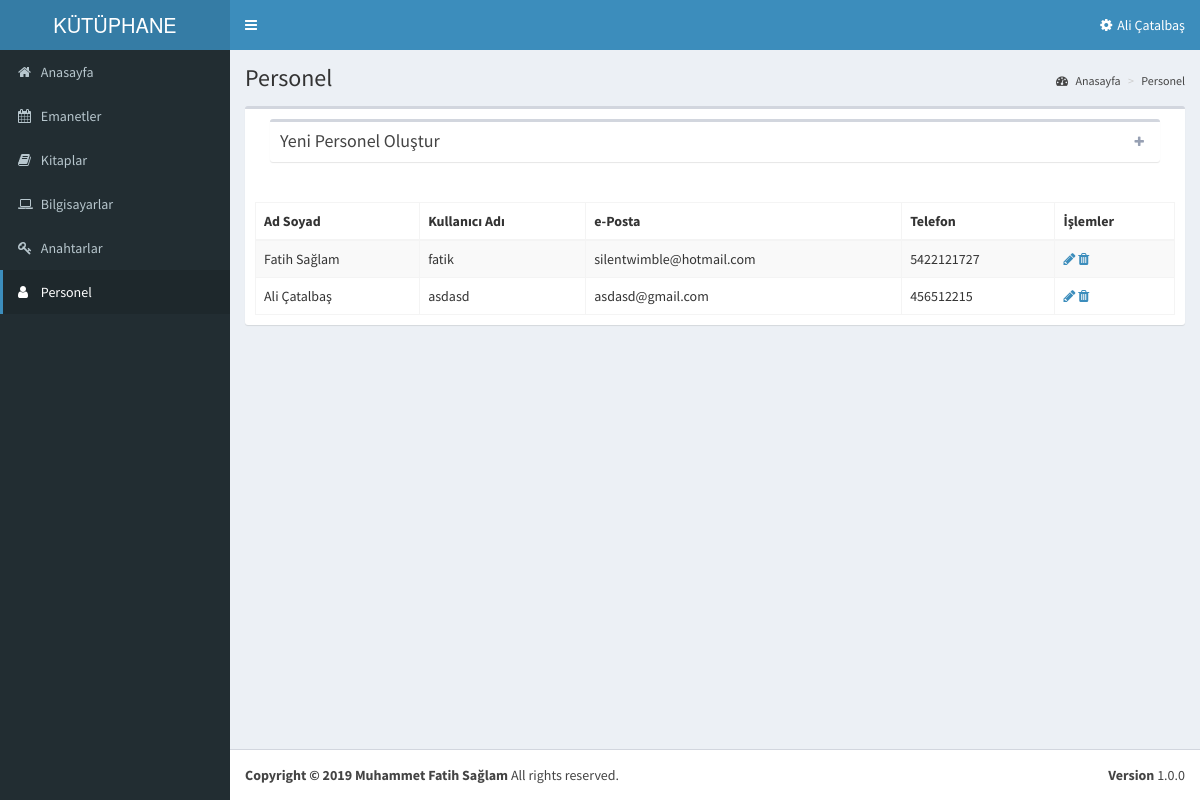
Screenshot of /personnel.php?lang=tr (signed in) with the database file from the repository.
### tables this page shows
CREATE TABLE IF NOT EXISTS `personnel` (
  `personnelId` int(11) NOT NULL AUTO_INCREMENT,
  `userName` varchar(4020) NOT NULL,
  `nameSurname` varchar(50) NOT NULL,
  `passWord` text NOT NULL,
  `eMail` varchar(50) NOT NULL,
  `phone` text NOT NULL,
  `auth` varchar(2) NOT NULL,
  PRIMARY KEY (`personnelId`)
);

### personnel.php (the view, shortened to what this page needs)
<?php
	if((!isset($_SESSION["login"]))||($_SESSION["auth"]=="0")){
	?>
<meta http-equiv="refresh" content="0;URL=login.php">
<?php
	} else
	{
	?>
<?php
  include("header.php");
?>
<div class="content-wrapper">
	<section class="content-header">
		<h1>
			<?=$lang["Personnel"];?>
		</h1>
		<ol class="breadcrumb">
			<li class="active"><a href="#"><i class="fa fa-dashboard"></i> <?=$lang["Homepage"];?></a></li>
			<li><a href="#"><?=$lang["Personnel"];?></a></li>
		</ol>
	</section>
	<section class="content">
		<div class="row">
			<div class="col-xs-12">
				<div class="box">
					<div class="box-header">
						<div class="col-md-12">
							<div class="box box-default collapsed-box">
								<div class="box-header with-border">
									<h3 class="box-title"><?=$lang["Add_New_Personnel"];?></h3>
									<div class="box-tools">
										<button type="button" class="btn btn-box-tool" data-widget="collapse"><i class="fa fa-plus"></i>
										</button>
									</div>
								</div>
							</div>
						</div>
					</div>
					<div class="box-body">
						<table id="example1" class="table table-bordered table-striped">
							<thead>
								<tr>
									<th><?=$lang["Name_Surname"];?></th>
									<th><?=$lang["Username"];?></th>
									<th><?=$lang["eMail"];?></th>
									<th><?=$lang["Phone"];?></th>
									<th><?=$lang["Operations"];?></th>
								</tr>
							</thead>
							<tbody>
								<?php
									$pullData=$connection->query("select * from personnel")->fetchAll(PDO::FETCH_ASSOC);
									foreach ($pullData as $pulledData)
									{
									?>
                    <tr>
                      <td><?=$pulledData['nameSurname'];?></td>
                      <td><?=$pulledData['userName'];?></td>
                      <td><?=$pulledData['eMail'];?></td>
                      <td><?=$pulledData['phone'];?></td>
                      <td>
                        <span class="button-group">
                        <a href="#" data-target="personnelEdit_<?=$pulledData['personnelId'];?>" date-toggle="modal" class="fa fa-pencil"></a>
                        <a href="personnel.php?action=delete&personnelId=<?=$pulledData['personnelId'];?>" onclick="return confirm('<?=$lang['Are_you_sure_to_delete'];?>');" class="fa fa-trash"></a>
                        </span>
                      </td>
                    </tr>
                <?php
                  }
                  ?>
							</tbody>
						</table>
					</div>
				</div>
			</div>
		</div>
	</section>
</div>
<?php
	include("footer.php");
	?>
<?php	} ?>

### rows the page displays
personnel: nameSurname "Fatih Sağlam", userName "fatik", eMail "silentwimble@hotmail.com", phone "5422121727"
personnel: nameSurname "Ali Çatalbaş", userName "asdasd", eMail "asdasd@gmail.com", phone "456512215"

### other values shown
$lang["LIBRARY_RECORDS"] "KÜTÜPHANE…"
$_SESSION["enteredPerson"] "Ali Çatalbaş"
$lang["Homepage"] "Anasayfa"
$lang["Loans"] "Emanetler"
$lang["Books"] "Kitaplar"
$lang["Computers"] "Bilgisayarlar"
$lang["Keys"] "Anahtarlar"
$lang['Personnel'] "Personel"
$lang["Personnel"] "Personel"
$lang["Add_New_Personnel"] "Yeni Personel Oluştur"
$lang["Name_Surname"] "Ad Soyad"
$lang["Username"] "Kullanıcı Adı"
$lang["eMail"] "e-Posta"
$lang["Phone"] "Telefon"
$lang["Operations"] "İşlemler"
